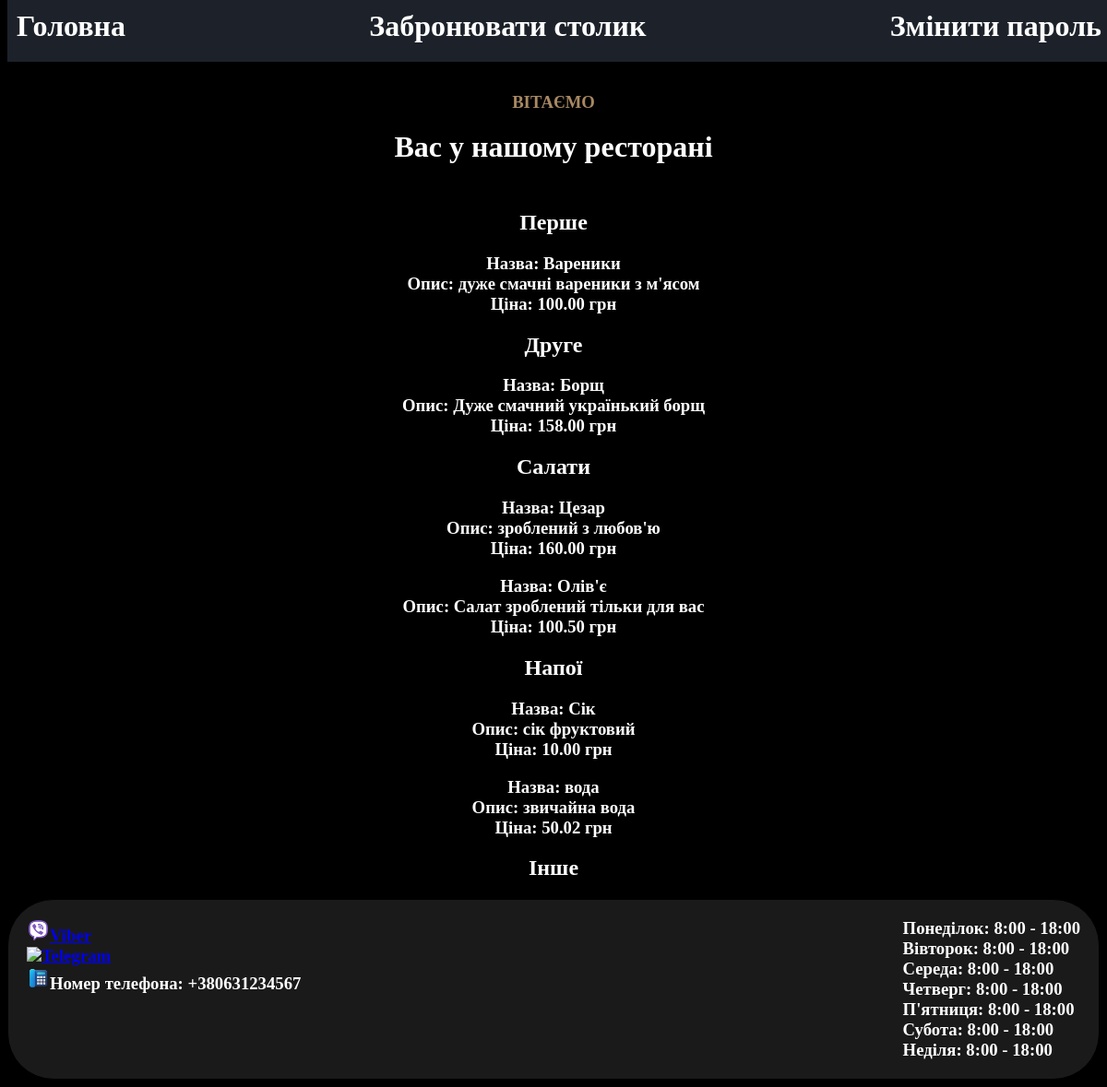
The app's page /menu/ (signed in) with its own data.
### main/models.py (models this page shows, shortened)
class Dish(models.Model):
    id = models.AutoField(primary_key=True)
    name = models.CharField(max_length=100, default='Default Name')
    description = models.TextField(default='Default Description')
    price = models.DecimalField(max_digits=10, decimal_places=2, default=0.00)
    group = models.TextField(default='Default Group')

### main/views.py (the view)
# urls.py: path('menu/', views.menu),
@login_required
def menu(request):
    dishs = Dish.objects.all()
    first = []
    second = []
    salats = []
    napoys = []
    anothers = []
    for dish in dishs:
        if dish.group == 'first':
            first = first + [dish]
        if dish.group == 'second':
            second = second + [dish]
        if dish.group == 'salat':
            salats = salats + [dish]
        if dish.group == 'napoy':
            napoys = napoys + [dish]
        else:
            anothers = anothers + [dish]
    return render(request, 'menu.html', {'firsts': first, 'seconds': second, 'salats': salats, 'napoys': napoys, 'anothers': anothers})

### main/templates/menu.html (shortened to what this page needs)
<!DOCTYPE html>
<html lang="en">
<head>
    <link rel="stylesheet" href="../static/menu.css">
</head>
<body>
<header>
    <h1 class="tablo">
        <a class="one" href="http://127.0.0.1:8000/main/">Головна</a>
        <a class="three" href="http://127.0.0.1:8000/accounts/reset_password/">Змінити пароль</a>
        <a class="two" href="http://127.0.0.1:8000/booking/">Забронювати столик</a>
    </h1>
    <div class="header">
        <h3>ВІТАЄМО</h3>
        <h1>Вас у нашому ресторані</h1>
      </div>
</header>
  <main>
        <h2>
            Перше
        </h2>
      {% for first in firsts %}
        <h3>
            Назва: {{ first.name }}<br>
            Опис: {{ first.description }}<br>
            Ціна: {{ first.price }} грн<br>
        </h3>
      {% endfor %}
        <h2>
            Друге
        </h2>
      {% for second in seconds %}
        <h3>
            Назва: {{ second.name }}<br>
            Опис: {{ second.description }}<br>
            Ціна: {{ second.price }} грн<br>
        </h3>
      {% endfor %}
        <h2>
            Салати
        </h2>
      {% for salat in salats%}
        <h3>
            Назва: {{ salat.name }}<br>
            Опис: {{ salat.description }}<br>
            Ціна: {{ salat.price }} грн<br>
        </h3>
      {% endfor %}
        <h2>
            Напої
        </h2>
      {% for napoy in napoys %}
        <h3>
            Назва: {{ napoy.name }}<br>
            Опис: {{ napoy.description }}<br>
            Ціна: {{ napoy.price }} грн<br>
        </h3>
      {% endfor %}
        <h2>
            Інше
        </h2>
  </main>
    <footer>
        <h3 style="display: flex; justify-content: space-between;">
        <div class="footer"  >
            <a href="vitpber://chat?number=+380631234567"><img src="../static/viber.png" width="25px">Viber</a><br>
            <a href="hts://t.me/example"><img src="../static/telegram.png" width="25px">Telegram</a><br>
            <a><img src="../static/phone.png" width="25px">Номер телефона: +380631234567</a><br>
        </div>
        <div class="time">
            Понеділок: 8:00 - 18:00 <br>
            Вівторок: 8:00 - 18:00 <br>
            Середа: 8:00 - 18:00 <br>
            Четверг: 8:00 - 18:00 <br>
            П'ятниця: 8:00 - 18:00 <br>
            Субота: 8:00 - 18:00 <br>
            Неділя: 8:00 - 18:00
        </div>
        </h3>
    </footer>
</body>
</html>

### main/static/menu.css (style rules this page uses)
header h1 { color: white; }
.tablo { background-color: rgb(35 40 50 / 85%); top: 0px; position: fixed; width: 98%; margin-top: 0px; margin-left: 0px; margin-right: 0px; padding-top: 10px; padding-left: 10px; padding-right: 100px; padding-bottom: 20px; z-index: 9999; }
.one, .two, .three { display: block; text-decoration: none; color: white; }
.one { float: left; }
.two { text-align: center; }
.three { float: right; }
h1 { margin: 0px; }
.header { margin-top: 100px; text-align: center; color: white; margin-bottom: 50px; }
body { background-color: black; }
header h3 { color: #A78963; }
main { text-align: center; color: white; }
footer { margin-top: 20px; background-color: #1a1a1a; border: solid 1px; #1a1a1a; border-radius: 50px; }
footer h3 { margin: 20px; color: white; text-decoration: none; }

### records on screen
Dish: name "Вареники", description "дуже смачні вареники з м'ясом", price "100.00"
Dish: name "Борщ", description "Дуже смачний українький борщ", price "158.00"
Dish: name "Цезар", description "зроблений з любов'ю", price "160.00"
Dish: name "Олів'є", description "Салат зроблений тільки для вас", price "100.50"
Dish: name "Сік", description "сік фруктовий", price "10.00"
Dish: name "вода", description "звичайна вода", price "50.02"
